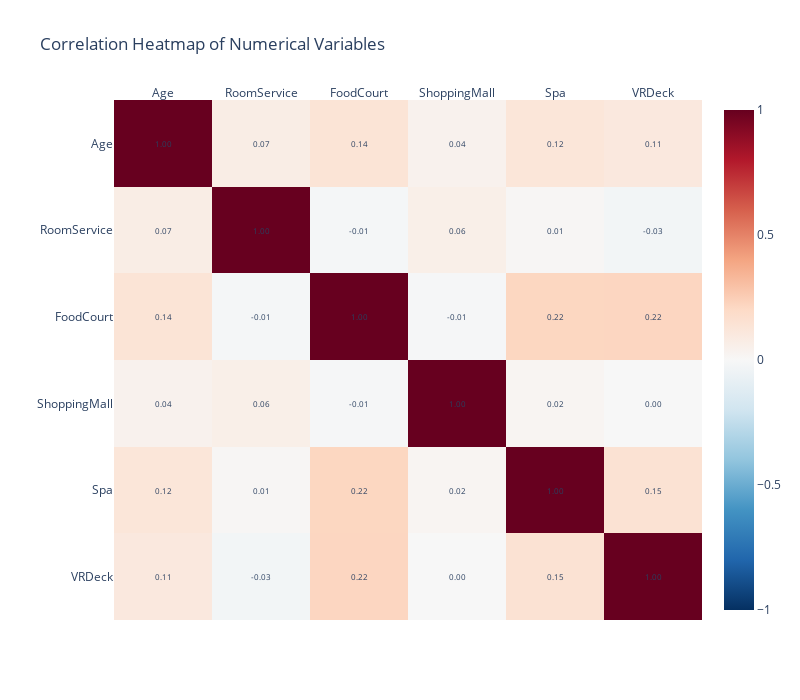

Source (notebook cell):
### Code cell
import plotly.express as px
# Calculate the correlation matrix
correlation_matrix = features.corr()

# Create the heatmap using Plotly Express
fig = px.imshow(correlation_matrix,
                x=correlation_matrix.columns,
                y=correlation_matrix.columns,
                color_continuous_scale='RdBu_r',  # Red-Blue diverging color scale
                zmin=-1,
                zmax=1,
                aspect="auto",
                title='Correlation Heatmap of Numerical Variables')

# Update the layout for better readability
fig.update_layout(
    xaxis_title="",
    yaxis_title="",
    xaxis={'side': 'top'},  # Move x-axis labels to the top
    width=800,
    height=700
)

# Add correlation values as text annotations
for i, row in enumerate(correlation_matrix.values):
    for j, value in enumerate(row):
        fig.add_annotation(
            x=correlation_matrix.columns[j],
            y=correlation_matrix.columns[i],
            text=f"{value:.2f}",
            showarrow=False,
            font=dict(size=8)
        )

# Show the plot
fig.show()

### Figure 1 — Plotly figure (JSON) as saved in the notebook; plotly's stock layout.template omitted (floating-point values rounded to 4 significant figures)
{"data": [{"coloraxis": "coloraxis", "hovertemplate": "x: %{x}<br>y: %{y}<br>color: %{z}<extra></extra>", "name": "0", "type": "heatmap", "x": ["Age", "RoomService", "FoodCourt", "ShoppingMall", "Spa", "VRDeck"], "xaxis": "x", "y": ["Age", "RoomService", "FoodCourt", "ShoppingMall", "Spa", "VRDeck"], "yaxis": "y", "z": [[1, 0.07478, 0.1358, 0.04231, 0.1238, 0.105], [0.07478, 1, -0.01361, 0.06048, 0.01247, -0.026], [0.1358, -0.01361, 1, -0.01232, 0.216, 0.217], [0.04231, 0.06048, -0.01232, 1, 0.02217, 0.0003826], [0.1238, 0.01247, 0.216, 0.02217, 1, 0.1494], [0.105, -0.026, 0.217, 0.0003826, 0.1494, 1]]}], "layout": {"annotations": [{"font": {"size": 8}, "showarrow": false, "text": "1.00", "x": "Age", "y": "Age"}, {"font": {"size": 8}, "showarrow": false, "text": "0.07", "x": "RoomService", "y": "Age"}, {"font": {"size": 8}, "showarrow": false, "text": "0.14", "x": "FoodCourt", "y": "Age"}, {"font": {"size": 8}, "showarrow": false, "text": "0.04", "x": "ShoppingMall", "y": "Age"}, {"font": {"size": 8}, "showarrow": false, "text": "0.12", "x": "Spa", "y": "Age"}, {"font": {"size": 8}, "showarrow": false, "text": "0.11", "x": "VRDeck", "y": "Age"}, {"font": {"size": 8}, "showarrow": false, "text": "0.07", "x": "Age", "y": "RoomService"}, {"font": {"size": 8}, "showarrow": false, "text": "1.00", "x": "RoomService", "y": "RoomService"}, {"font": {"size": 8}, "showarrow": false, "text": "-0.01", "x": "FoodCourt", "y": "RoomService"}, {"font": {"size": 8}, "showarrow": false, "text": "0.06", "x": "ShoppingMall", "y": "RoomService"}, {"font": {"size": 8}, "showarrow": false, "text": "0.01", "x": "Spa", "y": "RoomService"}, {"font": {"size": 8}, "showarrow": false, "text": "-0.03", "x": "VRDeck", "y": "RoomService"}, {"font": {"size": 8}, "showarrow": false, "text": "0.14", "x": "Age", "y": "FoodCourt"}, {"font": {"size": 8}, "showarrow": false, "text": "-0.01", "x": "RoomService", "y": "FoodCourt"}, {"font": {"size": 8}, "showarrow": false, "text": "1.00", "x": "FoodCourt", "y": "FoodCourt"}, {"font": {"size": 8}, "showarrow": false, "text": "-0.01", "x": "ShoppingMall", "y": "FoodCourt"}, {"font": {"size": 8}, "showarrow": false, "text": "0.22", "x": "Spa", "y": "FoodCourt"}, {"font": {"size": 8}, "showarrow": false, "text": "0.22", "x": "VRDeck", "y": "FoodCourt"}, {"font": {"size": 8}, "showarrow": false, "text": "0.04", "x": "Age", "y": "ShoppingMall"}, {"font": {"size": 8}, "showarrow": false, "text": "0.06", "x": "RoomService", "y": "ShoppingMall"}, {"font": {"size": 8}, "showarrow": false, "text": "-0.01", "x": "FoodCourt", "y": "ShoppingMall"}, {"font": {"size": 8}, "showarrow": false, "text": "1.00", "x": "ShoppingMall", "y": "ShoppingMall"}, {"font": {"size": 8}, "showarrow": false, "text": "0.02", "x": "Spa", "y": "ShoppingMall"}, {"font": {"size": 8}, "showarrow": false, "text": "0.00", "x": "VRDeck", "y": "ShoppingMall"}, {"font": {"size": 8}, "showarrow": false, "text": "0.12", "x": "Age", "y": "Spa"}, {"font": {"size": 8}, "showarrow": false, "text": "0.01", "x": "RoomService", "y": "Spa"}, {"font": {"size": 8}, "showarrow": false, "text": "0.22", "x": "FoodCourt", "y": "Spa"}, {"font": {"size": 8}, "showarrow": false, "text": "0.02", "x": "ShoppingMall", "y": "Spa"}, {"font": {"size": 8}, "showarrow": false, "text": "1.00", "x": "Spa", "y": "Spa"}, {"font": {"size": 8}, "showarrow": false, "text": "0.15", "x": "VRDeck", "y": "Spa"}, {"font": {"size": 8}, "showarrow": false, "text": "0.11", "x": "Age", "y": "VRDeck"}, {"font": {"size": 8}, "showarrow": false, "text": "-0.03", "x": "RoomService", "y": "VRDeck"}, {"font": {"size": 8}, "showarrow": false, "text": "0.22", "x": "FoodCourt", "y": "VRDeck"}, {"font": {"size": 8}, "showarrow": false, "text": "0.00", "x": "ShoppingMall", "y": "VRDeck"}, {"font": {"size": 8}, "showarrow": false, "text": "0.15", "x": "Spa", "y": "VRDeck"}, {"font": {"size": 8}, "showarrow": false, "text": "1.00", "x": "VRDeck", "y": "VRDeck"}], "coloraxis": {"cmax": 1, "cmin": -1, "colorscale": [[0, "rgb(5,48,97)"], [0.1, "rgb(33,102,172)"], [0.2, "rgb(67,147,195)"], [0.3, "rgb(146,197,222)"], [0.4, "rgb(209,229,240)"], [0.5, "rgb(247,247,247)"], [0.6, "rgb(253,219,199)"], [0.7, "rgb(244,165,130)"], [0.8, "rgb(214,96,77)"], [0.9, "rgb(178,24,43)"], [1, "rgb(103,0,31)"]]}, "height": 700, "title": {"text": "Correlation Heatmap of Numerical Variables"}, "width": 800, "xaxis": {"anchor": "y", "domain": [0, 1], "side": "top", "title": {"text": ""}}, "yaxis": {"anchor": "x", "autorange": "reversed", "domain": [0, 1], "title": {"text": ""}}}}
